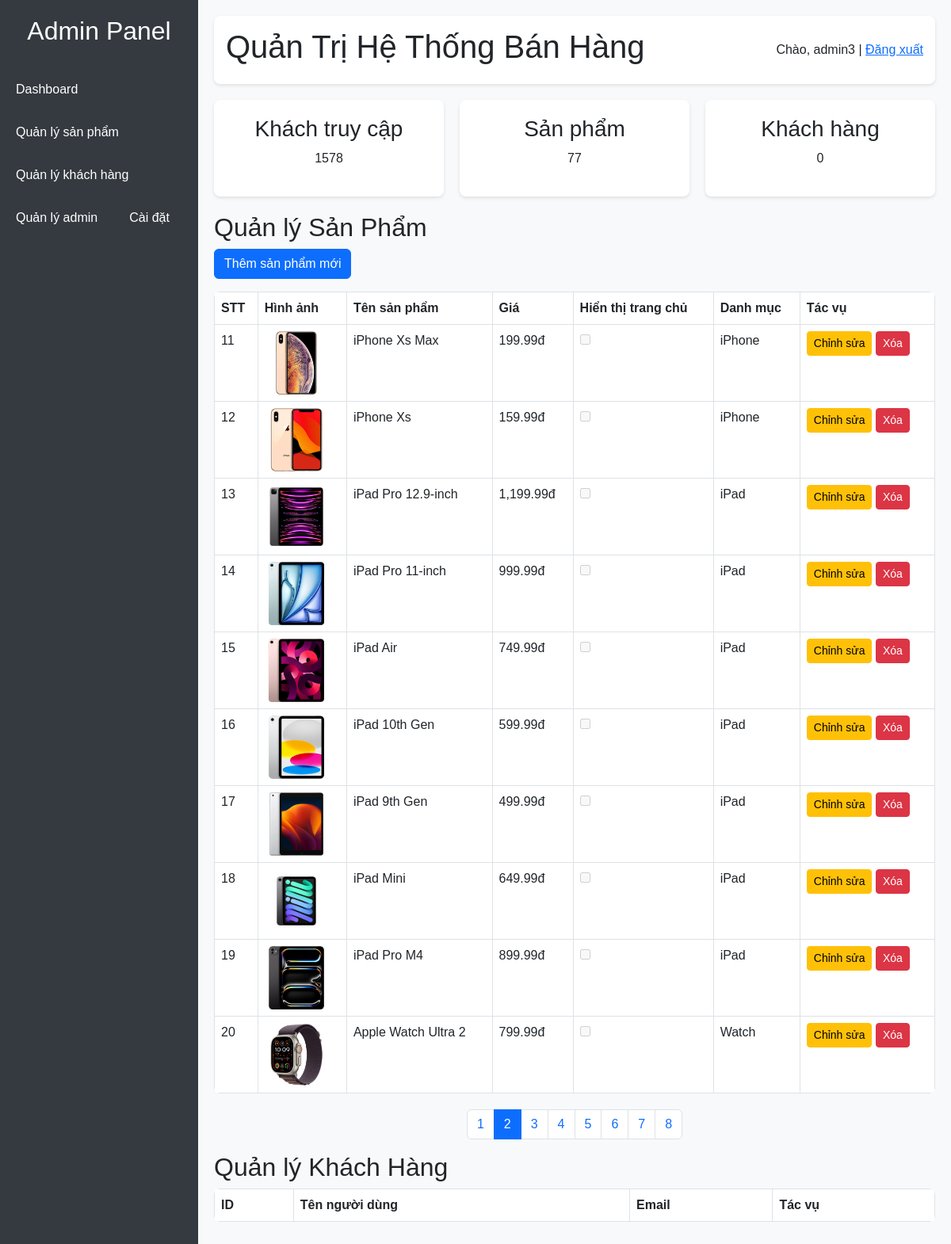
The app's page /admin/admin_dashboard.php?page=2 (signed in) with its own data.
### tables this page shows
CREATE TABLE IF NOT EXISTS products (
    id INT AUTO_INCREMENT PRIMARY KEY,
    category_id INT NOT NULL,
    name VARCHAR(255) NOT NULL,  
    slug VARCHAR(255) NOT NULL UNIQUE,  
    description TEXT,  
    specifications TEXT,  
    price DECIMAL(10, 2) NOT NULL,  
    image VARCHAR(255),  
    is_old BOOLEAN DEFAULT FALSE,  
    stock INT DEFAULT 0,  
    created_at TIMESTAMP DEFAULT CURRENT_TIMESTAMP,
    updated_at TIMESTAMP DEFAULT CURRENT_TIMESTAMP ON UPDATE CURRENT_TIMESTAMP,
    FOREIGN KEY (category_id) REFERENCES categories(id) ON DELETE CASCADE
);

CREATE TABLE IF NOT EXISTS categories (
    id INT AUTO_INCREMENT PRIMARY KEY,
    name VARCHAR(100) NOT NULL,  
    slug VARCHAR(100) NOT NULL UNIQUE,  
    icon VARCHAR(50),  
    created_at TIMESTAMP DEFAULT CURRENT_TIMESTAMP
);

### admin/admin_dashboard.php (the view, shortened to what this page needs)
<?php
require_once '../config/database.php';
$page = isset($_GET['page']) ? (int)$_GET['page'] : 1;
$perPage = 10;
$offset = ($page - 1) * $perPage;
$stmt = $pdo->query("SELECT COUNT(*) FROM products");
$totalProducts = $stmt->fetchColumn();
$totalPages = ceil($totalProducts / $perPage);
$stmt = $pdo->query("SELECT p.*, c.name AS category_name, h.id AS hot_id
                     FROM products p
                     LEFT JOIN categories c ON p.category_id = c.id
                     LEFT JOIN hot_products h ON p.name = h.name
                     LIMIT $perPage OFFSET $offset");
$products = $stmt->fetchAll(PDO::FETCH_ASSOC);
$stmt = $pdo->query("SELECT * FROM users ORDER BY id DESC LIMIT 100");
$users = $stmt->fetchAll(PDO::FETCH_ASSOC);
?>
<!DOCTYPE html>
<html lang="vi">
<head>
    <link href="https://cdn.jsdelivr.net/npm/bootstrap@5.3.0/dist/css/bootstrap.min.css" rel="stylesheet">
</head>
<body>
    <div class="sidebar">
        <div class="sidebar-header">
            <h2>Admin Panel</h2>
        </div>
        <ul class="nav">
            <li><a href="#dashboard">Dashboard</a></li>
            <li><a href="#products">Quản lý sản phẩm</a></li>
            <li><a href="#customers">Quản lý khách hàng</a></li>
            <li><a href="manage_admins.php">Quản lý admin</a></li>
            <li><a href="#settings">Cài đặt</a></li>
        </ul>
    </div>
    <div class="main-content">
        <header>
            <h1>Quản Trị Hệ Thống Bán Hàng</h1>
            <div class="user-info">
                <span>Chào, <?= htmlspecialchars($_SESSION['admin_username'] ?? 'Admin') ?></span> |
                <a href="/index.php">Đăng xuất</a>
            </div>
        </header>
        <section id="dashboard" class="dashboard stats">
            <div class="stat">
                <h3>Khách truy cập</h3>
                <p>1578</p>
            </div>
            <div class="stat">
                <h3>Sản phẩm</h3>
                <p><?= $totalProducts ?></p>
            </div>
            <div class="stat">
                <h3>Khách hàng</h3>
                <p><?= count($users) ?></p>
            </div>
        </section>
        <section id="products" class="content-section">
            <h2>Quản lý Sản Phẩm</h2>
            <button class="btn btn-primary mb-3" data-bs-toggle="modal" data-bs-target="#addProductModal">Thêm sản phẩm mới</button>
            <table class="table table-bordered">
                <thead>
                    <tr>
                        <th>STT</th>
                        <th>Hình ảnh</th>
                        <th>Tên sản phẩm</th>
                        <th>Giá</th>
                        <th>Hiển thị trang chủ</th>
                        <th>Danh mục</th>
                        <th>Tác vụ</th>
                    </tr>
                </thead>
                <tbody>
                    <?php
                    $stt = $offset + 1;
                    foreach ($products as $row):
                    ?>
                    <tr>
                        <td><?= $stt++ ?></td>
                    <td>
                        <?php if (!empty($row['image'])): ?>
                            <img src="/admin/images/<?= htmlspecialchars(basename($row['image'])) ?>"
                                alt="<?= htmlspecialchars($row['name']) ?>" style="max-width:80px;">
                        <?php else: ?>
                            <span class="text-muted">Không có ảnh</span>
                        <?php endif; ?>
                    </td>
                        <td><?= $row['name'] ?></td>
                        <td><?= number_format($row['price'], 2) ?>đ</td>
                        <td>
                            <input type="checkbox" <?= $row['hot_id'] ? 'checked' : '' ?> disabled>
                        </td>
                        <td><?= $row['category_name'] ?></td>
                        <td>
                            <button class="btn btn-warning btn-sm" data-bs-toggle="modal" data-bs-target="#editProductModal"
                                    onclick="fillEditForm(<?= $row['id'] ?>, '<?= htmlspecialchars($row['name']) ?>', '<?= htmlspecialchars($row['category_id']) ?>',
                                    '<?= htmlspecialchars($row['description']) ?>', '<?= $row['price'] ?>', '<?= $row['stock'] ?>',
                                    '<?= $row['is_old'] ?>', '<?= $row['hot_id'] ? 1 : 0 ?>')">Chỉnh sửa</button>
                            <a href="?delete_product=<?= $row['id'] ?>" class="btn btn-danger btn-sm"
                               onclick="return confirm('Bạn có chắc muốn xóa sản phẩm này?')">Xóa</a>
                        </td>
                    </tr>
                    <?php endforeach; ?>
                </tbody>
            </table>
            <nav id="pagination-nav">
                <ul class="pagination">
                    <?php for ($i = 1; $i <= $totalPages; $i++): ?>
                        <li class="page-item <?= $i == $page ? 'active' : '' ?>">
                            <a class="page-link" href="?page=<?= $i ?>"><?= $i ?></a>
                        </li>
                    <?php endfor; ?>
                </ul>
            </nav>
        </section>
        <section id="customers" class="content-section">
            <h2>Quản lý Khách Hàng</h2>
            <table class="table table-bordered">
                <thead>
                    <tr>
                        <th>ID</th>
                        <th>Tên người dùng</th>
                        <th>Email</th>
                        <th>Tác vụ</th>
                    </tr>
                </thead>
            </table>
        </section>
    </div>
</body>
</html>

### admin/admin_dashboard.php (style rules this page uses)
body { font-family: Arial, sans-serif; display: flex; min-height: 100vh; }
.sidebar { width: 250px; background-color: #343a40; color: white; position: fixed; height: 100%; }
.sidebar-header { padding: 20px; text-align: center; }
.nav { list-style: none; padding: 0; }
.nav li a { color: white; padding: 15px 20px; display: block; text-decoration: none; }
.main-content { margin-left: 250px; padding: 20px; width: 100%; background-color: #f8f9fa; }
header { background: white; padding: 15px; border-radius: 8px; box-shadow: 0 2px 4px rgba(0,0,0,0.1); display: flex; justify-content: space-between; align-items: center; margin-bottom: 20px; }
.stats { display: flex; gap: 20px; margin-bottom: 20px; }
.stat { background: white; padding: 20px; border-radius: 8px; flex: 1; text-align: center; box-shadow: 0 2px 4px rgba(0,0,0,0.1); }
table { background: white; border-radius: 8px; overflow: hidden; }
img { max-width: 80px; height: auto; }
.pagination { justify-content: center; margin-top: 20px; }

### records on screen
products: image (picture), name "iPhone Xs Max", price "199.99", category.name "iPhone"
products: image (picture), name "iPhone Xs", price "159.99", category.name "iPhone"
products: image (picture), name "iPad Pro 12.9-inch", price "1,199.99", category.name "iPad"
products: image (picture), name "iPad Pro 11-inch", price "999.99", category.name "iPad"
products: image (picture), name "iPad Air", price "749.99", category.name "iPad"
products: image (picture), name "iPad 10th Gen", price "599.99", category.name "iPad"
products: image (picture), name "iPad 9th Gen", price "499.99", category.name "iPad"
products: image (picture), name "iPad Mini", price "649.99", category.name "iPad"
products: image (picture), name "iPad Pro M4", price "899.99", category.name "iPad"
products: image (picture), name "Apple Watch Ultra 2", price "799.99", category.name "Watch"

### other values on screen
$_SESSION['admin_username'] "admin3"
$totalProducts "77"
count($users) "0"
